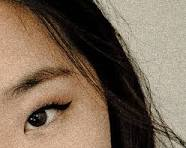
#> input picture Day 2/download.jpg, 186 x 148 px
$ python practice.py
#> lines starting #> are read from the running program, lines starting #| are printed output that depends on the picture
import cv2
import matplotlib.pyplot as pit
img=cv2.imread("download.jpg")
#> img is the input picture: shape (148, 186, 3); mean B, G, R 89.1, 107.4, 125.8

median = cv2.medianBlur(img,3)
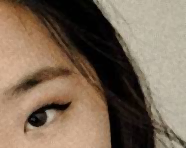
#> median: shape (148, 186, 3); mean B, G, R 89, 107.5, 125.9
pit.imshow(cv2.cvtColor(median,cv2.COLOR_BGR2RGB))
pit.show()
